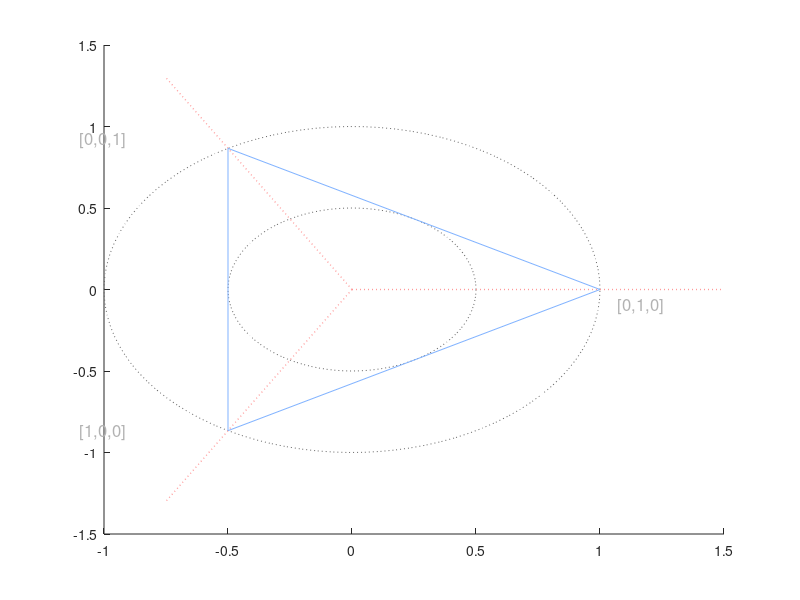

Here is the MATLAB script that generated this plot:
function drawTernaryTriangle
% drawTernaryTriangle Draw guiding simplex and circles for one of the
% ternary texture planes.

washold = ishold;
hold on;

max_t2 = sqrt(3)/2;
angle_range = linspace(0, 2*pi, 100);

% draw circles for orientation (radius 1 and 1/2)
plot(cos(angle_range), sin(angle_range), ':', 'color', [0.4 0.4 0.4]);
plot(0.5*cos(angle_range), 0.5*sin(angle_range), ':', 'color', [0.4 0.4 0.4]);

% draw the probability triangle
plot([-1/2 1 -1/2 -1/2], [-max_t2 0 max_t2 -max_t2], 'color', [0.5 0.7 1]);

% draw the main axes
plot([0 1.5], [0 0], ':', 'color', [1 0.6 0.6], 'linewidth', 1);
plot([0 -1/2*1.5], [0 1.5*max_t2], ':', 'color', [1 0.6 0.6], 'linewidth', 1);
plot([0 -1/2*1.5], [0 -1.5*max_t2], ':', 'color', [1 0.6 0.6], 'linewidth', 1);

% label the corners
text(1.07, -0.1, '[0,1,0]', 'fontsize', 12, 'color', [0.7 0.7 0.7]);
text(-1.1,  max_t2+0.05, '[0,0,1]', 'fontsize', 12, 'color', [0.7 0.7 0.7]);
text(-1.1, -max_t2-0.01, '[1,0,0]', 'fontsize', 12, 'color', [0.7 0.7 0.7]);

if ~washold
    hold off;
end

end